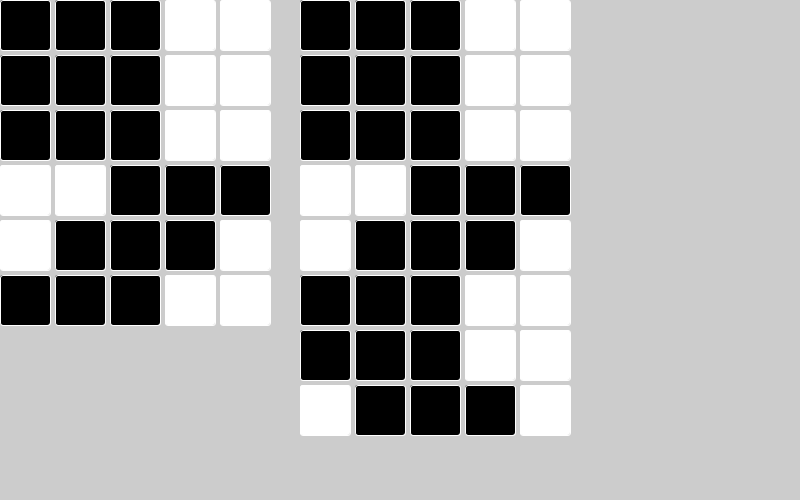
Frame 1 (no input)
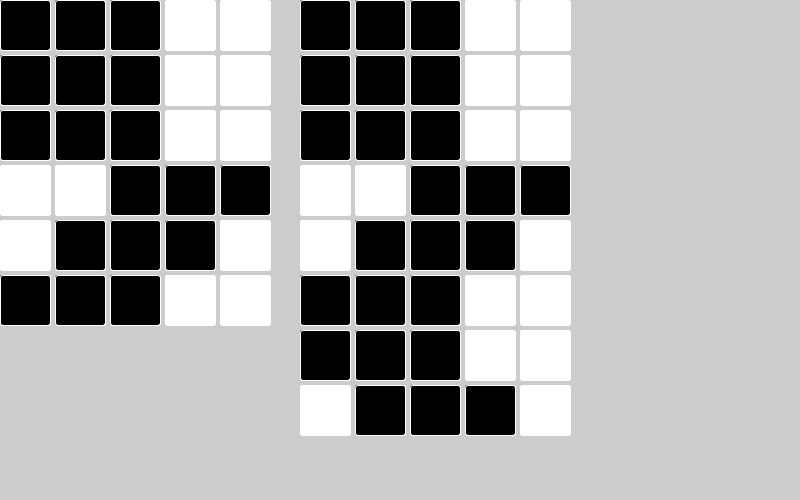
Frame 2 (the mouse pressed at the canvas centre, redrawn once)

The Processing sketch that drew these frames (run headless with seeded random() and noise(); the mouse was pressed at the canvas centre and the sketch redrawn once):

// Processing sketch: w612_reflexion
// ── w612_reflexion.pde
int input[][] = {
  {1,1,1},
  {1,1,1},
  {1,0,1}
};
int input1[][] = {
  {1,1,1,0,0},
  {1,1,1,0,0},
  {1,1,1,0,0},
  {0,0,1,1,1},
  {0,1,1,1,0},
  {1,1,1,0,0}
};

int expected[][] = {
  {1,1,1},
  {1,1,1},
  {1,0,1},
  {1,0,1}
};

void setup() {
  size(800, 500);
  stroke(255);
  noLoop();
}

void draw() {
  drawPattern(input1);
  translate(300, 0);
  
  int actual[][] = reflect(input1);
  drawPattern(actual);
}

void drawPattern(int[][] pattern) {
  pushMatrix();
  for (int i=0; i<pattern.length; i++) {
    for (int j=0; j<pattern[i].length; j++) {
      if (pattern[i][j] == 1) {
        fill(0);
      } else {
        fill(255);
      }
      rect(j*(50+5), i*(50+5), 50, 50, 3);
    }
  }
  popMatrix();
}

int[][] reflect(int pattern[][]) {
  // create new array with one new row. e.g. pattern[3][4] --> result[4][4]
  int increase = pattern.length / 3;
  int result[][] = new int[pattern.length+increase][pattern[pattern.length-1].length];
  
  // fill elements 1:1. e.g. pattern[3][4] --> result[3][4]
  for (int i=0; i<pattern.length; i++) {
    for (int j=0; j<pattern[i].length; j++) {
      result[i][j] = pattern[i][j];
    }
  }
  
  /*
  now fill the last elements. Mirrow the rows:
  0100
  0110
  ----
  0110
  0100
  */
  int x = 1;
  for (int i=pattern.length; i<result.length; i++) {
    for (int j=0; j<result[i].length; j++) {
      result[i][j] = result[pattern.length-x][j];
    }
    x++;
  }
  return result;
}
